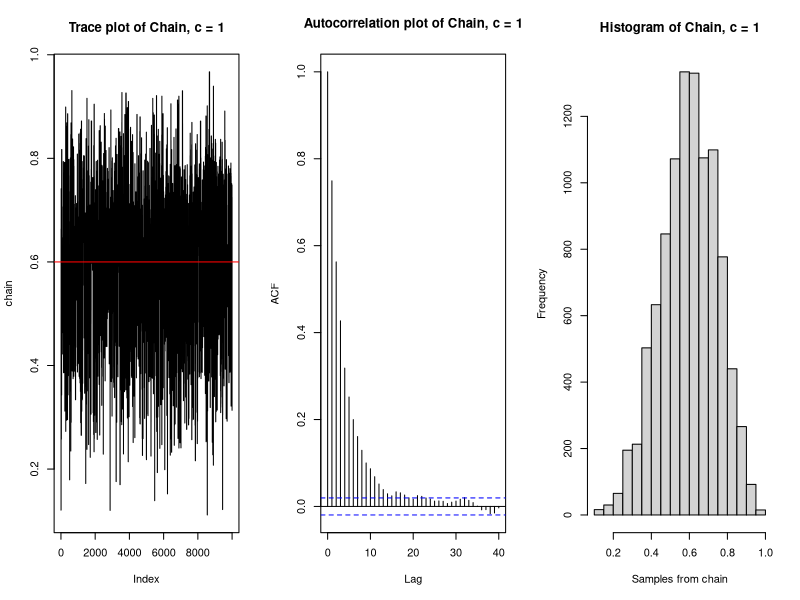
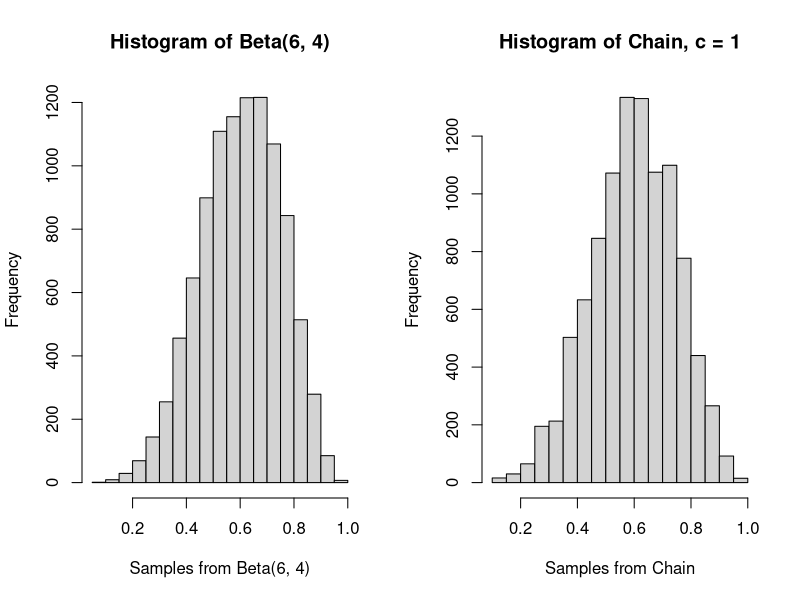
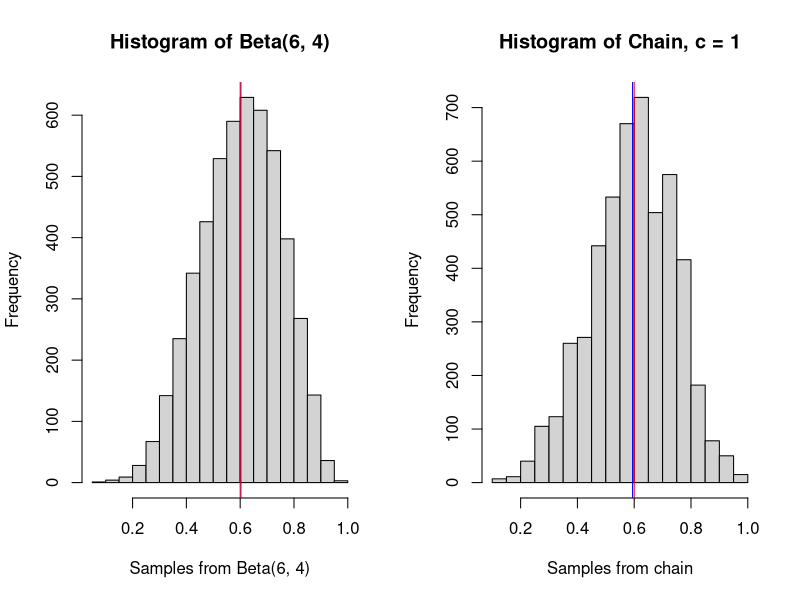
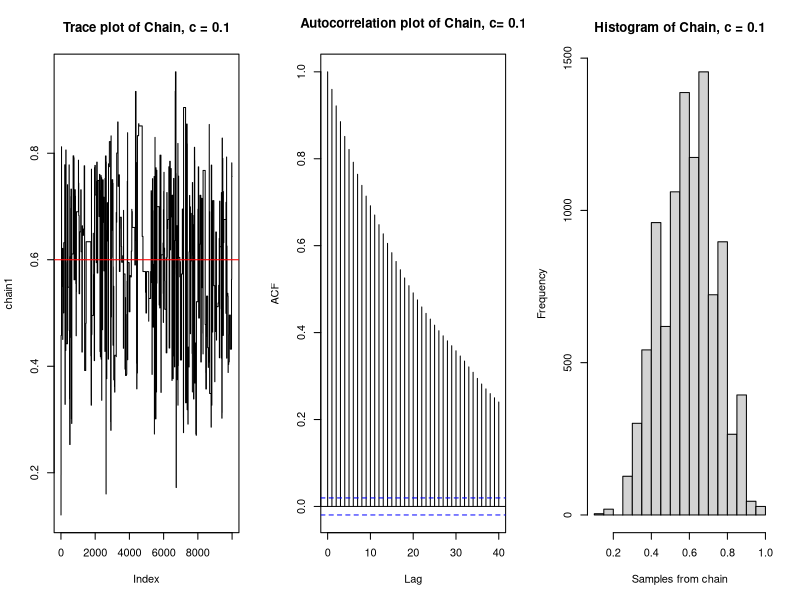
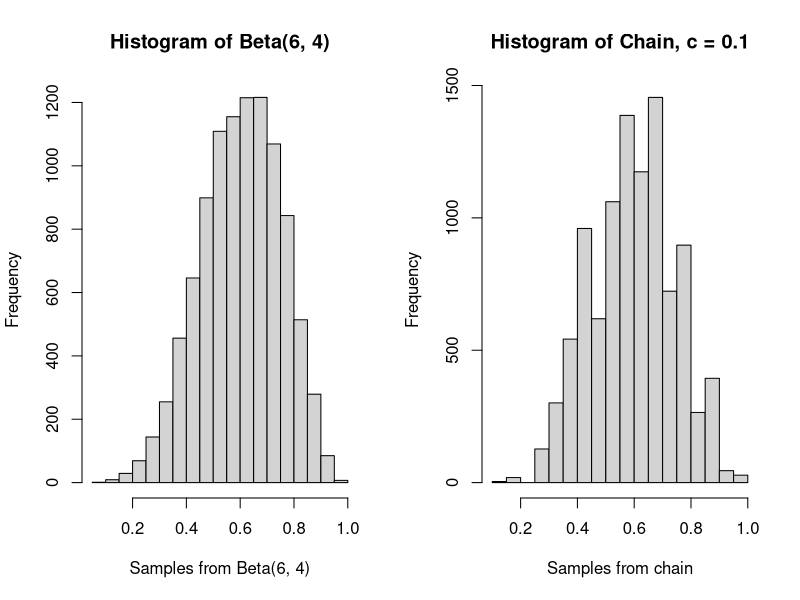
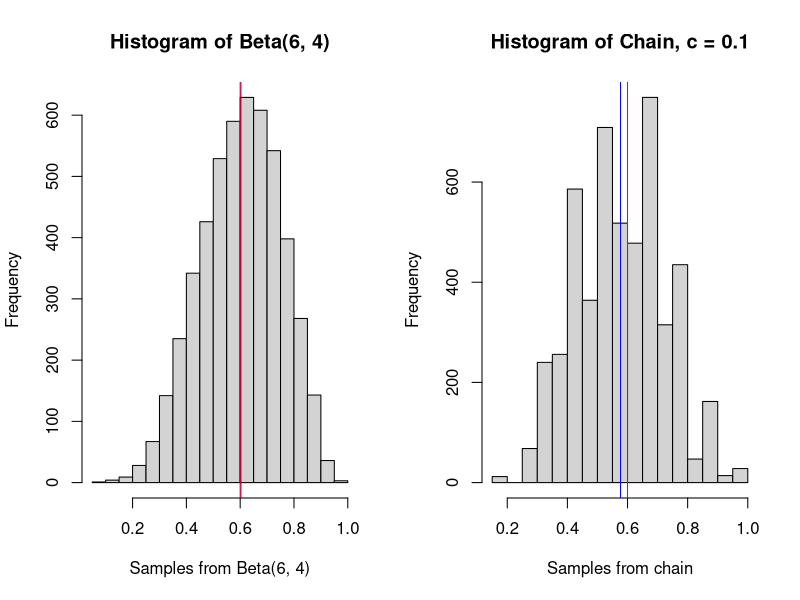
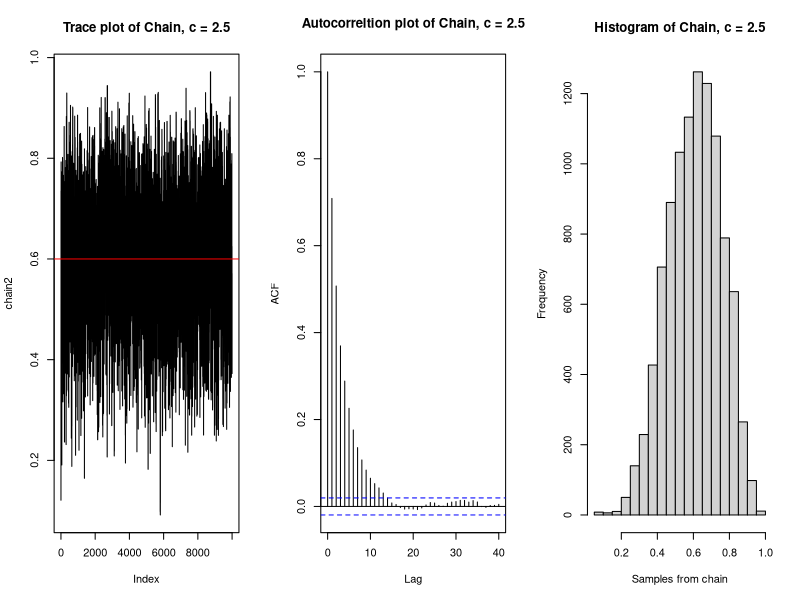
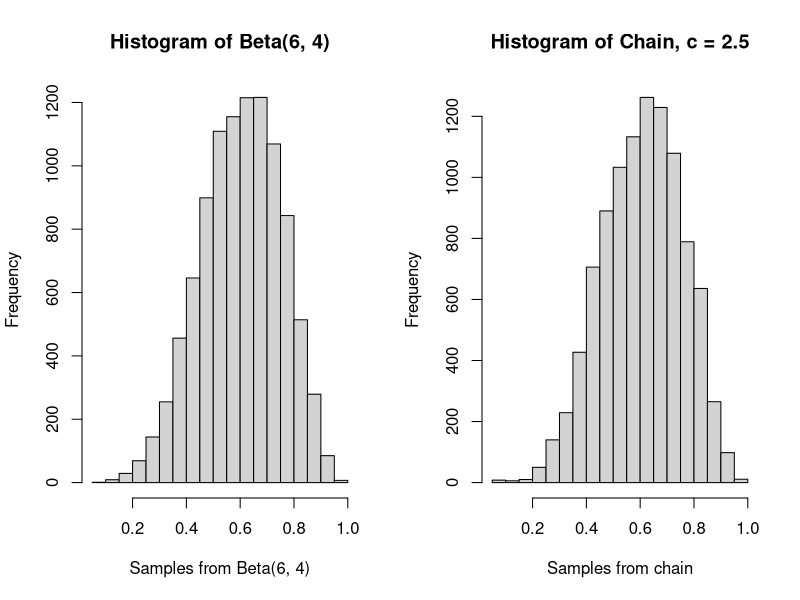

The R script that drew these images, in order:
## ---- chunk 1
knitr::opts_chunk$set(echo = TRUE)
## ---- chunk 2
a <- 6
b <- 4

likelihood <- function(param){
  singlelikelihoods = dbeta(param, a, b, log = T)
}

prior <- function(param){
  pr = dunif(param, min=0, max=1, log = T)
  return(pr)
}

posterior <- function(param){
  return (exp(likelihood(param) + prior(param)))
}
## ---- chunk 3
metropolis_MCMC <- function(startvalue, iterations, c){
  chain = array(dim = c(iterations+1,1))
  chain[1,] = startvalue
  for (i in 1:iterations){
    proposal = rbeta(1, c*chain[i,], c*(1-chain[i,]))
    probab = (posterior(proposal)*dbeta(chain[i,],c*proposal,c*(1-proposal)))/
      (posterior(chain[i,])*dbeta(proposal, c*chain[i,], c*(1-chain[i,])))
    if (runif(1) < probab){
      chain[i+1,] = proposal
    }else{
      chain[i+1,] = chain[i,]
    }
  }
  return(chain)
}
## ---- chunk 4
startvalue <- runif(1, 0, 1)
chain=metropolis_MCMC(startvalue, 10000, c=1)
test <- rbeta(10000, 6, 4)
## ---- chunk 5
# Performance of the sampler: c = 1
par(mfrow=c(1,3))
plot(chain, type='l', main = "Trace plot of Chain, c = 1")
abline(h=0.6, col="red")
acf(chain, main = "Autocorrelation plot of Chain, c = 1")
hist(chain, xlab = "Samples from chain", main = "Histogram of Chain, c = 1") 

# Histogram of the chain vs. the target distribution Beta(6,4)
par(mfrow=c(1,2))
hist(test, xlab = "Samples from Beta(6, 4)", main = "Histogram of Beta(6, 4)")
hist(chain, xlab = "Samples from Chain", main = "Histogram of Chain, c = 1")

# Histogram of the target distribution Beta(6,4) vs. the Chain after burnIn
# Putting burnIn in
burnIn = 5000
test2 <- rbeta(5000, 6, 4) # true mean: 6/10 = 0.6
acceptance = 1-mean(duplicated(chain[-(1:burnIn),]))
hist(test2, xlab = "Samples from Beta(6, 4)", main = "Histogram of Beta(6, 4)")
abline(v=mean(test2), col="blue")
abline(v=0.6, col="red")
hist(chain[-(1:burnIn),1], xlab = "Samples from chain", main = "Histogram of Chain, c = 1") 
abline(v = mean(chain[-(1:burnIn),1]), col="blue")
abline(v=0.6, col="red")

# Kolmogorov-Smirnov statistic
ks.test(chain[-(1:burnIn),1], test2)
## ---- chunk 6
# c = 0.1 / c = 2.5 / c = 10
chain1=metropolis_MCMC(startvalue, 10000, c=0.1)
chain2=metropolis_MCMC(startvalue, 10000, c=2.5)
chain3=metropolis_MCMC(startvalue, 10000, c=10)

acceptance1 = 1-mean(duplicated(chain1[-(1:burnIn),]))
acceptance2 = 1-mean(duplicated(chain2[-(1:burnIn),]))
acceptance3 = 1-mean(duplicated(chain3[-(1:burnIn),]))

# Performance of the sampler: c = 0.1
par(mfrow=c(1,3))
plot(chain1, type='l', main = "Trace plot of Chain, c = 0.1")
abline(h=0.6, col="red")
acf(chain1, main = "Autocorrelation plot of Chain, c= 0.1")
hist(chain1, xlab = "Samples from chain", main = "Histogram of Chain, c = 0.1") 

# Comparing the histogram of the chain with the target distribution Beta(6,4)
par(mfrow=c(1,2))
hist(test, xlab = "Samples from Beta(6, 4)", main = "Histogram of Beta(6, 4)")
hist(chain1, xlab = "Samples from chain", main = "Histogram of Chain, c = 0.1")

# Histogram of the target distribution Beta(6,4) vs. the Chain after burnIn
hist(test2, xlab = "Samples from Beta(6, 4)", main = "Histogram of Beta(6, 4)")
abline(v=mean(test2), col="blue")
abline(v=0.6, col="red")
hist(chain1[-(1:burnIn),1], xlab = "Samples from chain", main = "Histogram of Chain, c = 0.1") 
abline(v = mean(chain1[-(1:burnIn),1]), col="blue")
abline(v=0.6, col="red")

# Kolmogorov-Smirnov statistic
ks.test(chain1[-(1:burnIn),1], test2)

# Performance of the sampler: c = 2.5
par(mfrow=c(1,3))
plot(chain2, type='l', main = "Trace plot of Chain, c = 2.5")
abline(h=0.6, col="red")
acf(chain2, main = "Autocorreltion plot of Chain, c = 2.5")
hist(chain2, xlab = "Samples from chain", main = "Histogram of Chain, c = 2.5")

# Comparing the histogram of the chain with the target distribution Beta(6,4)
par(mfrow=c(1,2))
hist(test, xlab = "Samples from Beta(6, 4)", main = "Histogram of Beta(6, 4)")
hist(chain2, xlab = "Samples from chain", main = "Histogram of Chain, c = 2.5")

# Histogram of the target distribution Beta(6,4) vs. the Chain after burnIn
hist(test2, xlab = "Samples from Beta(6, 4)", main = "Histogram of Beta(6, 4)")
abline(v=mean(test2), col="blue")
abline(v=0.6, col="red")
hist(chain2[-(1:burnIn),1], xlab = "Samples from chain", main = "Histogram of Chain, c = 2.5") 
abline(v = mean(chain2[-(1:burnIn),1]), col="blue")
abline(v=0.6, col="red")

# Kolmogorov-Smirnov statistic
ks.test(chain2[-(1:burnIn),1], test2)

# Performance of the sampler: c = 10
par(mfrow=c(1,3))
plot(chain3, type='l', main = "Trace plot of Chain, c = 10")
abline(h=0.6, col="red")
acf(chain3, main = "Autocorrelation plot of Chain, c = 10")
hist(chain3, xlab = "Samples from chain", main = "Histogram of Chain, c = 10")

# Comparing the histogram of the chain with the target distribution Beta(6,4)
par(mfrow=c(1,2))
hist(test, xlab = "Samples from Beta(6, 4)", main = "Histogram of Beta(6, 4)")
hist(chain3, xlab = "Samples from chain", main = "Histogram of Chain, c = 10")

# Histogram of the target distribution Beta(6,4) vs. the Chain after burnIn
hist(test2, xlab = "Samples from Beta(6, 4)", main = "Histogram of Beta(6, 4)")
abline(v=mean(test2), col="blue")
abline(v=0.6, col="red")
hist(chain3[-(1:burnIn),1], xlab = "Samples from chain", main = "Histogram of Chain, c = 10") 
abline(v = mean(chain3[-(1:burnIn),1]), col="blue")
abline(v=0.6, col="red")

# Kolmogorov-Smirnov statistic
ks.test(chain3[-(1:burnIn),1], test2)
